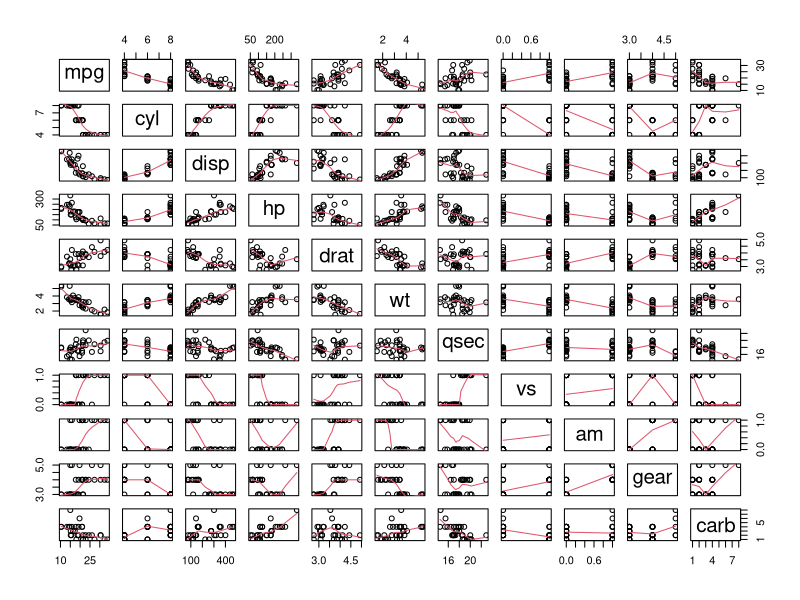

Generate this figure with R:
## ---- chunk 1
aggregate(mpg ~ am, data=mtcars, mean)
## ---- chunk 2
pairs(mtcars,panel=panel.smooth)
fit<-lm(mpg ~ am, data=mtcars)
summary(fit)
